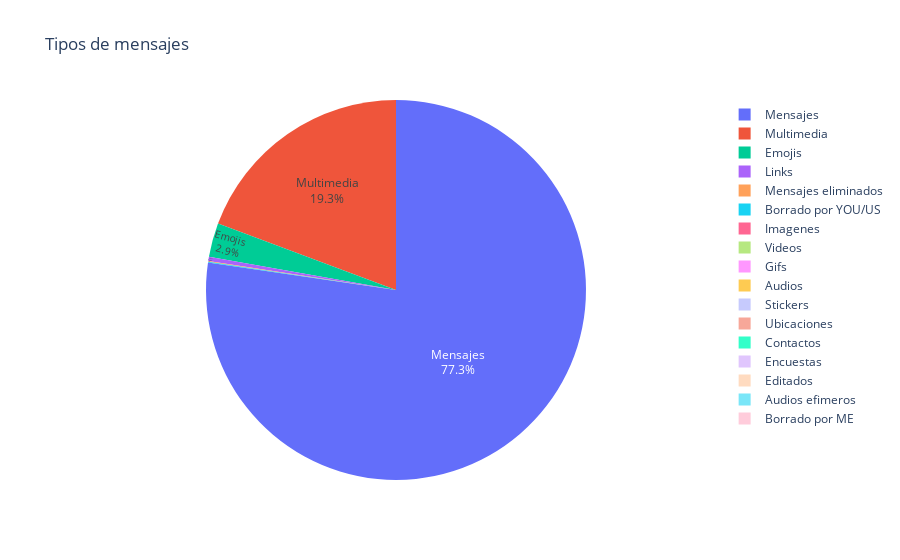

Source (notebook cell):
### Markdown cell above
### Messages type
Shows a pie chart with message types

### Code cell
fig_type_msg = px.pie(stats_df, values='Cantidad', names=stats_df.index, title='Tipos de mensajes')
fig_type_msg.update_traces(textposition='inside', textinfo='percent+label')

fig_type_msg.write_image(get_save_path(save_path, f'{chat_name}-type-message2.png'))
fig_type_msg.show()

### Figure 1 — Plotly figure (JSON) as saved in the notebook; plotly's stock layout.template omitted (floating-point values rounded to 4 significant figures)
{"data": [{"domain": {"x": [0, 1], "y": [0, 1]}, "hovertemplate": "Tipo=%{label}<br>Cantidad=%{value}<extra></extra>", "labels": ["Mensajes", "Imagenes", "Videos", "Gifs", "Audios", "Emojis", "Stickers", "Ubicaciones", "Contactos", "Links", "Mensajes eliminados", "Encuestas", "Multimedia", "Editados", "Audios efimeros", "Borrado por ME", "Borrado por YOU/US"], "legendgroup": "", "name": "", "showlegend": true, "textinfo": "percent+label", "textposition": "inside", "type": "pie", "values": [2430, 0, 0, 0, 0, 91, 0, 0, 0, 11, 2, 0, 607, 0, 0, 0, 2]}], "layout": {"legend": {"tracegroupgap": 0}, "title": {"text": "Tipos de mensajes"}}}
